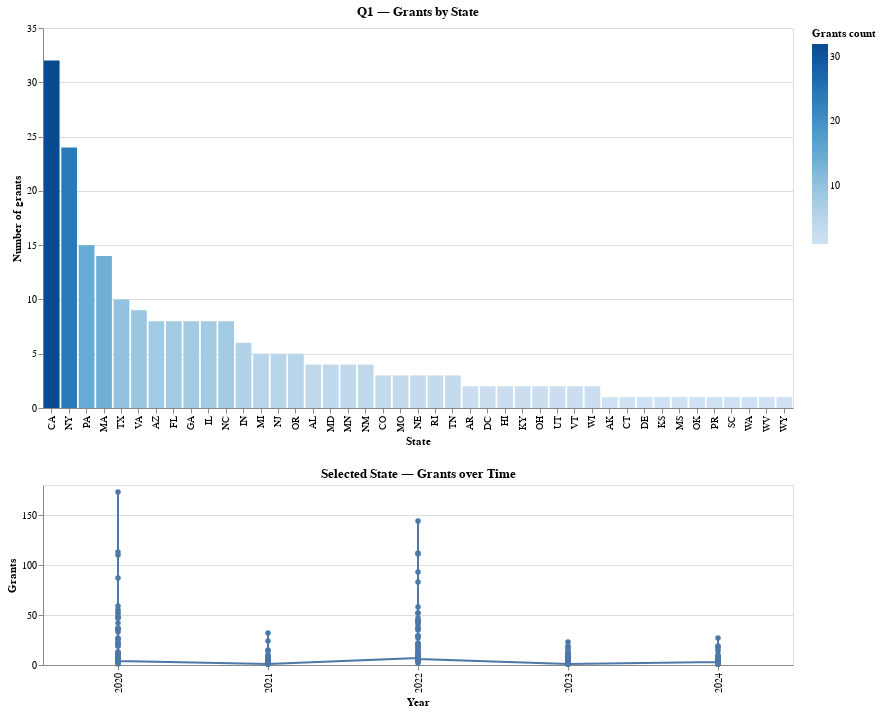

The cell this chart's notebook holds for it:
### Markdown cell above
## Q1: How are the grants distributed by states every year?

### Code cell
import altair as alt
import pandas as pd

# 0. ENSURE RENDERER IS CORRECT (Fixes the error)
alt.data_transformers.enable("default")

# 1. DATA PREPARATION
# Re-ensure q1_df is ready
q1_df = (
    df_grants.groupby(["state", "year"])
    .agg(grants_count=("award_id", "count"), total_amount=("award_amount", "sum"))
    .reset_index()
)

# 2. CREATE SELECTIONS
# Define the missing year_selection
year_selection = alt.selection_point(
    fields=["year"],
    bind=alt.binding_select(
        options=sorted(q1_df["year"].unique()), name="Select Year: "
    ),
    value=[{"year": 2021}],  # Set a default value to avoid empty chart initially
)

state_click = alt.selection_point(fields=["state"], empty="all")

# 3. CREATE CHARTS
q1_bars = (
    alt.Chart(q1_df)
    .mark_bar()
    .encode(
        x=alt.X("state:N", sort="-y", title="State"),
        y=alt.Y("grants_count:Q", title="Number of grants"),
        color=alt.condition(
            state_click,
            alt.Color(
                "grants_count:Q", scale=alt.Scale(scheme="blues"), title="Grants count"
            ),
            alt.value("lightgray"),
        ),
        tooltip=[
            alt.Tooltip("state:N", title="State"),
            alt.Tooltip("grants_count:Q", title="Grants"),
            alt.Tooltip("total_amount:Q", title="Total amount ($)", format=",.0f"),
        ],
    )
    .add_params(year_selection, state_click)
    .transform_filter(year_selection)
    .properties(width=750, height=380, title="Q1 — Grants by State")
)

q1_state_trend = (
    alt.Chart(q1_df)
    .mark_line(point=True)
    .encode(
        x=alt.X("year:O", title="Year"),
        y=alt.Y("grants_count:Q", title="Grants"),
        tooltip=[
            alt.Tooltip("state:N"),
            alt.Tooltip("year:O"),
            alt.Tooltip("grants_count:Q", title="Grants"),
            alt.Tooltip("total_amount:Q", title="Total amount ($)", format=",.0f"),
        ],
    )
    .transform_filter(state_click)
    .properties(width=750, height=180, title="Selected State — Grants over Time")
)

# 4. DISPLAY
(q1_bars & q1_state_trend)

### Figure 1 — Vega-Lite specification as saved in the notebook (floating-point values rounded to 4 significant figures; data arrays with more than 128 entries replaced by an {"elided": "..."} marker saying what was removed)
{"config": {"view": {"continuousWidth": 300, "continuousHeight": 300}}, "vconcat": [{"mark": {"type": "bar"}, "encoding": {"color": {"condition": {"param": "param_7", "empty": true, "field": "grants_count", "scale": {"scheme": "blues"}, "title": "Grants count", "type": "quantitative"}, "value": "lightgray"}, "tooltip": [{"field": "state", "title": "State", "type": "nominal"}, {"field": "grants_count", "title": "Grants", "type": "quantitative"}, {"field": "total_amount", "format": ",.0f", "title": "Total amount ($)", "type": "quantitative"}], "x": {"field": "state", "sort": "-y", "title": "State", "type": "nominal"}, "y": {"field": "grants_count", "title": "Number of grants", "type": "quantitative"}}, "height": 380, "name": "view_4", "title": "Q1 — Grants by State", "transform": [{"filter": {"param": "param_6"}}], "width": 750}, {"mark": {"type": "line", "point": true}, "encoding": {"tooltip": [{"field": "state", "type": "nominal"}, {"field": "year", "type": "ordinal"}, {"field": "grants_count", "title": "Grants", "type": "quantitative"}, {"field": "total_amount", "format": ",.0f", "title": "Total amount ($)", "type": "quantitative"}], "x": {"field": "year", "title": "Year", "type": "ordinal"}, "y": {"field": "grants_count", "title": "Grants", "type": "quantitative"}}, "height": 180, "title": "Selected State — Grants over Time", "transform": [{"filter": {"param": "param_7", "empty": true}}], "width": 750}], "data": {"name": "data-9bec50a19bbb2e035120a0b16956914c"}, "params": [{"name": "param_6", "select": {"type": "point", "fields": ["year"]}, "bind": {"input": "select", "options": [2020.0, 2021.0, 2022.0, 2023.0, 2024.0], "name": "Select Year: "}, "value": [{"year": 2021}], "views": ["view_4"]}, {"name": "param_7", "select": {"type": "point", "fields": ["state"]}, "views": ["view_4"]}], "$schema": "https://vega.github.io/schema/vega-lite/v5.20.1.json", "datasets": {"data-9bec50a19bbb2e035120a0b16956914c": {"elided": "231 records"}}}
